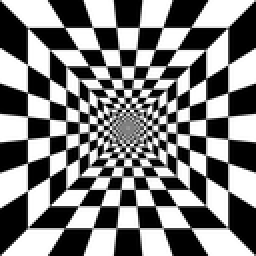
%> input picture Exercise/assignment3/code/checkerboard_tunnel.png, 128 x 128 px, shrunk from 800 x 800 before the run (shown 2 times larger)
$ octave main2.m   (GNU Octave 9; MATLAB toolbox functions it lacks are replaced by stand-ins)
%> lines starting %> are read from the running program, lines starting %| are printed output that depends on the picture
### Exercise/assignment3/code/Harris_Laplace.m
function feature_points = Harris_Laplace( I,s0,k,alpha,threshold_h,threshold_l,n )

%UNTITLED2 Summary of this function goes here
%   Detailed explanation goes here


[x y] = size(I);

levels = zeros(x,y,n);
interest_points = zeros(x,y,n);


for level = 1:n
    sigmaI = s0*k^(level-1);

    current_level = Harris_function(I,level-1,s0,k,alpha);

    interest_points(:, :, level) = nlfilter(current_level, [3 3], @(x) (x(5) > threshold_h && all(x(5) > x([1:4 6:9]))));

    laplacian_kernel = fspecial('log', floor(3*sigmaI), sigmaI);

    harris_scales_levels(:, :, level) = abs(sigmaI^2 * conv2(double(I), laplacian_kernel, 'same'));
end


roi = find(interest_points>0);

u = size(roi);


for e = 1:size(roi)
    [x, y, z] = ind2sub( size(harris_scales_levels), roi(e));

    if(harris_scales_levels(x, y, z) < threshold_l)
        roi(e) = 0;
    end

    if ((z-1) > 0)
        if(harris_scales_levels(x, y, z-1) >= harris_scales_levels(x, y, z))
            roi(e) = 0;
        end
    end

    if ((z+1) <= n)
        if(harris_scales_levels(x, y, z+1) >= harris_scales_levels(x, y, z))
            roi(e) = 0;
        end
    end
end

roi = roi(roi> 0);

feature_points = zeros(size(roi, 1), 3);

for i = 1:size(roi, 1)
    [x, y, z] = ind2sub( size(harris_scales_levels), roi(i));
    feature_points(i, 1) = x;
    feature_points(i, 2) = y;
    feature_points(i, 3) = s0 * k^(z - 1);
end


end

### Exercise/assignment3/code/Harris_function.m
function R  = Harris_function( Image, n, s0, k, alpha)
    %UNTITLED2 Summary of this function goes here
    %   Detailed explanation goes here

    Gradient_x = [-1 0 1; -1 0 1; -1 0 1];
    Gradient_y = [-1 -1 -1; 0 0 0; 1 1 1];


    dev_in = s0 * k^n;
    dev_dn = dev_in; %0.7*dev_in


    g_dn = gaussian_2d_kernel(dev_dn);
    g_in = gaussian_2d_kernel(dev_in);


    d_x = conv2(Gradient_x, g_dn, 'same');
    d_y = conv2(Gradient_y, g_dn, 'same');


    I_x = conv2(double(Image),d_x,'same');
    I_y = conv2(double(Image),d_y,'same');


    I_x2 = I_x.^2;
    I_y2 = I_y.^2;
    I_xy = I_x .* I_y;

    g_di = g_in*dev_dn^2;


    L_x2 = conv2(I_x2, g_di, 'same');
    L_y2 = conv2(I_y2, g_di, 'same');
    L_xy = conv2(I_xy, g_di, 'same');


    R = (L_x2.*L_y2 - L_xy.^2)-alpha*(L_x2+L_y2).^2;

end

### Exercise/assignment3/code/gaussian_2d_kernel.m
function [ kernel ] = gaussian_2d_kernel( deviation )
    %GAUSSIAN_2D_KERNEL Returns normalized kernel with the size 3*deviation
    % case of odd deviation and (3*deviation+1) for an even deviation. This
    % is due to symmetric properties of gaussian
    % Input:
    % @deviation - standart deviation for the gaussian function.
    % Output:
    % @kernel - kernel approximation of gaussian filter with the size
    % 3*deviation or (3*deviation+1)

    size = 3*deviation;
    one_side = floor(size/2);
    interval = -one_side:one_side;

    [X, Y] = meshgrid(interval, interval);

    kernel = (1/(2*pi*deviation^2))*exp(-0.5*(X.^2 + Y.^2)/(deviation^2));

    % Normalization of a kernel
    kernel = kernel /(sum(kernel(:)));

end

### Exercise/assignment3/code/main2.m
addpath('helper_functions');

%im = imread('sample2.jpg');
im = imread('checkerboard_tunnel.png');
%> im is the input picture: size 128x128x3 uint8; min 0, max 255, mean 127.5
%im = imread('test.pgm');
[~, ~, numberOfColorChannels] = size(im);
%> numberOfColorChannels = 3
if(numberOfColorChannels ==3)
    im = rgb2gray(im);
%> im: size 128x128 uint8
end


s0 = 0.7;
k = 1.4;
alpha = 0.04;


n = 7;

% th =  10000000; %10000
% tl = 50  ;   %10
th = 1000;
tl = 10;
f = Harris_Laplace(im,s0,k,alpha,th,tl,n)
%> the loop in Harris_Laplace, `for level = 1:n` made 7 passes
%> pass 1, in Harris_function, `I_x = conv2(double(Image),d_x,'same');`:
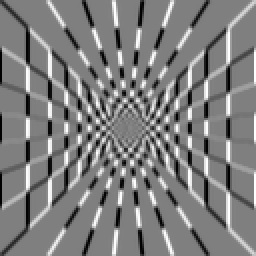
%> I_x: size 128x128 double (shown 2 times larger); min -382.5, max 382.5, mean 0; drawn with min black and max white
%> pass 1, in Harris_function, `I_y = conv2(double(Image),d_y,'same');`:
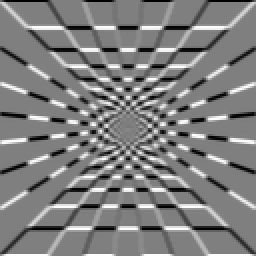
%> I_y: size 128x128 double (shown 2 times larger); min -382.5, max 382.5, mean 0; mean of the top-left, top-right, bottom-left and bottom-right quarters -2.9, -2.9, 3, 2.9; drawn with min black and max white
%> pass 1, in Harris_function, `I_x2 = I_x.^2;`:
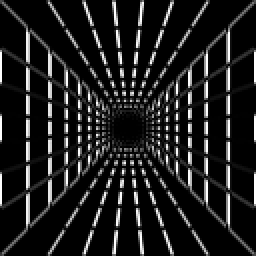
%> I_x2: size 128x128 double (shown 2 times larger); min 0, max 146277.8, mean 17568.1; drawn with min black and max white
%> pass 1, in Harris_function, `I_y2 = I_y.^2;`:
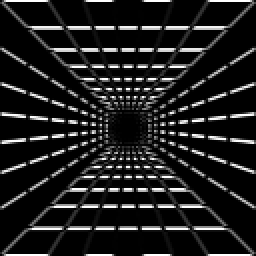
%> I_y2: size 128x128 double (shown 2 times larger); min 0, max 146277.8, mean 18057.5; drawn with min black and max white
%> in Harris_Laplace, `roi = find(interest_points>0);`: roi = 1741 values from 42 to 96594
%> in Harris_Laplace, `u = size(roi);`: u = [1741 1]
%> the loop in Harris_Laplace, `for e = 1:size(roi)` made 1741 passes
%> (x, y) on passes 1 to 3: (42, 1), (58, 1), (71, 1)
%> after the loop in Harris_Laplace, `for e = 1:size(roi)`: roi = 1741 values, max 95041 at index 1726, min 0 at index 1, mean 12708
%> in Harris_Laplace, `roi = roi(roi> 0);`: roi = 368 values from 33151 to 95041
%> the loop in Harris_Laplace, `for i = 1:size(roi, 1)` made 368 passes
%> (x, y) on passes 1 to 3: (127, 3), (31, 13), (98, 13)
%> after the loop in Harris_Laplace, `for i = 1:size(roi, 1)`: feature_points = 368 rows, first 12: [127 3 1.37; 31 13 1.37; 98 13 1.37; 83 14 1.37; 48 15 1.37; 60 15 1.37; 113 16 1.37; 38 24 1.37; 80 24 1.37; 91 24 1.37; 52 26 1.37; 61 26 1.37]
%> f has the same summary as feature_points in Harris_Laplace

clc;close all;
figure,imshow(im);
hold on;

for i = 1:size(f,1)
    circle_size = s0 * k^(f(i,3)) * 6;
    plot(f(i, 2), f(i, 1), 'o', 'MarkerSize', circle_size);

end
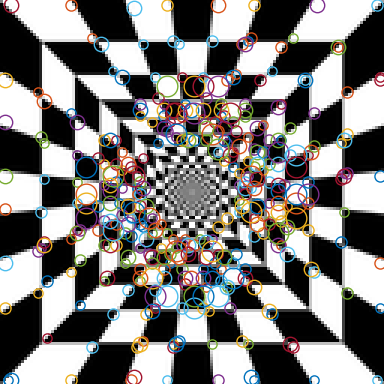
%> figure redrawn from the program's plot data; shown 3 times larger
